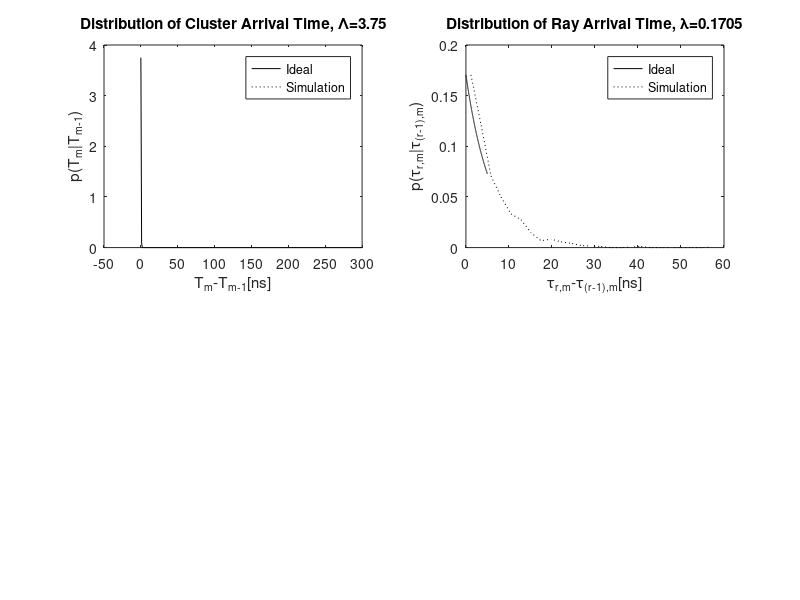

This chart was generated by the following MATLAB code: (Note: this script raises an error after producing the figure.)
% plot_SV_model_ct.m
clear, clf
Lam=3.75; lambda=0.1705; Gam=0.258; gamma=11.4703;
N=1; power_nom=1; std_shdw=0; t1=0:300; t2=0:0.01:5;
p_cluster=Lam*exp(-Lam*t1); % ideal exponential pdf
h_cluster=exprnd(1/Lam,1,N); % # of random numbers generated
[n_cluster,x_cluster]=hist(h_cluster,25); % obtain distribution
subplot(221), plot(t1,p_cluster,'k'), hold on,
plot(x_cluster,n_cluster*p_cluster(1)/n_cluster(1),'k:');% plotting
legend('Ideal','Simulation')
title(['Distribution of Cluster Arrival Time, \Lambda=',num2str(Lam)])
xlabel('T_m-T_{m-1}[ns]'), ylabel('p(T_m|T_{m-1})')
p_ray=lambda*exp(-lambda*t2); % ideal exponential pdf
h_ray=exprnd(1/lambda,1,1000); % # of random numbers generated
[n_ray,x_ray]=hist(h_ray,25); % obtain distribution
subplot(222), plot(t2,p_ray,'k'), hold on,
plot(x_ray,n_ray*p_ray(1)/n_ray(1),'k:'); legend('Ideal','Simulation')
title(['Distribution of Ray Arrival Time, \lambda=',num2str(lambda)])
xlabel('\tau_{r,m}-\tau_{(r-1),m}[ns]'),
ylabel('p(\tau_{r,m}|\tau_{(r-1),m})')
[h,t,t0,np] = SV_model_ct(Lam,lambda,Gam,gamma,N,power_nom,std_shdw);
subplot(223), stem(t(1:np(1),1),abs(h(1:np(1),1)),'ko');
title('Generated Channel Impulse Response')
xlabel('Delay[ns]'), ylabel('Magnitude')
X=10.^(std_shdw*randn(1,N)./20); [temp,x]=hist(20*log10(X),25);
subplot(224), plot(x,temp,'k-'), axis([-10 10 0 120])
title(['Log-normal Distribution, \sigma_X=',num2str(std_shdw),'dB'])
xlabel('20*log10(X)[dB]'), ylabel('Occasion')